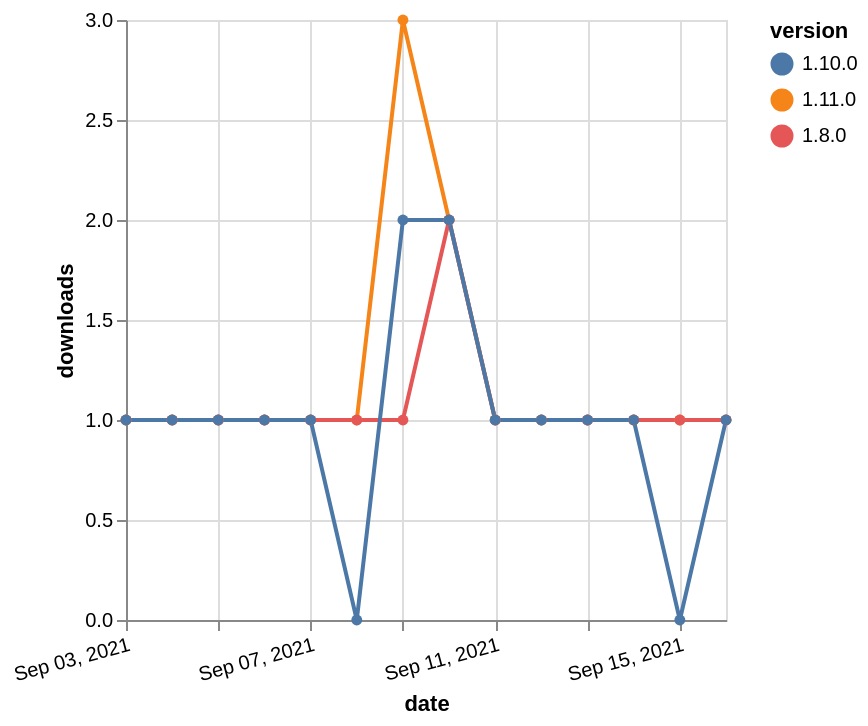

The Vega-Lite source for this figure:
### Vega-Lite specification from a JSON file in a GitHub repository (floating-point values rounded to 4 significant figures)
{"$schema": "https://vega.github.io/schema/vega-lite/v5.json", "description": "A simple bar chart with embedded data.", "data": {"values": [{"date": "2021-09-03", "total": 191, "delta": 1, "version": "1.11.0"}, {"date": "2021-09-04", "total": 192, "delta": 1, "version": "1.11.0"}, {"date": "2021-09-05", "total": 193, "delta": 1, "version": "1.11.0"}, {"date": "2021-09-06", "total": 194, "delta": 1, "version": "1.11.0"}, {"date": "2021-09-07", "total": 195, "delta": 1, "version": "1.11.0"}, {"date": "2021-09-08", "total": 196, "delta": 1, "version": "1.11.0"}, {"date": "2021-09-09", "total": 199, "delta": 3, "version": "1.11.0"}, {"date": "2021-09-10", "total": 201, "delta": 2, "version": "1.11.0"}, {"date": "2021-09-11", "total": 202, "delta": 1, "version": "1.11.0"}, {"date": "2021-09-12", "total": 203, "delta": 1, "version": "1.11.0"}, {"date": "2021-09-13", "total": 204, "delta": 1, "version": "1.11.0"}, {"date": "2021-09-14", "total": 205, "delta": 1, "version": "1.11.0"}, {"date": "2021-09-15", "total": 206, "delta": 1, "version": "1.11.0"}, {"date": "2021-09-16", "total": 207, "delta": 1, "version": "1.11.0"}, {"date": "2021-09-03", "total": 253, "delta": 1, "version": "1.8.0"}, {"date": "2021-09-04", "total": 254, "delta": 1, "version": "1.8.0"}, {"date": "2021-09-05", "total": 255, "delta": 1, "version": "1.8.0"}, {"date": "2021-09-06", "total": 256, "delta": 1, "version": "1.8.0"}, {"date": "2021-09-07", "total": 257, "delta": 1, "version": "1.8.0"}, {"date": "2021-09-08", "total": 258, "delta": 1, "version": "1.8.0"}, {"date": "2021-09-09", "total": 259, "delta": 1, "version": "1.8.0"}, {"date": "2021-09-10", "total": 261, "delta": 2, "version": "1.8.0"}, {"date": "2021-09-11", "total": 262, "delta": 1, "version": "1.8.0"}, {"date": "2021-09-12", "total": 263, "delta": 1, "version": "1.8.0"}, {"date": "2021-09-13", "total": 264, "delta": 1, "version": "1.8.0"}, {"date": "2021-09-14", "total": 265, "delta": 1, "version": "1.8.0"}, {"date": "2021-09-15", "total": 266, "delta": 1, "version": "1.8.0"}, {"date": "2021-09-16", "total": 267, "delta": 1, "version": "1.8.0"}, {"date": "2021-09-03", "total": 201, "delta": 1, "version": "1.10.0"}, {"date": "2021-09-04", "total": 202, "delta": 1, "version": "1.10.0"}, {"date": "2021-09-05", "total": 203, "delta": 1, "version": "1.10.0"}, {"date": "2021-09-06", "total": 204, "delta": 1, "version": "1.10.0"}, {"date": "2021-09-07", "total": 205, "delta": 1, "version": "1.10.0"}, {"date": "2021-09-08", "total": 205, "delta": 0, "version": "1.10.0"}, {"date": "2021-09-09", "total": 207, "delta": 2, "version": "1.10.0"}, {"date": "2021-09-10", "total": 209, "delta": 2, "version": "1.10.0"}, {"date": "2021-09-11", "total": 210, "delta": 1, "version": "1.10.0"}, {"date": "2021-09-12", "total": 211, "delta": 1, "version": "1.10.0"}, {"date": "2021-09-13", "total": 212, "delta": 1, "version": "1.10.0"}, {"date": "2021-09-14", "total": 213, "delta": 1, "version": "1.10.0"}, {"date": "2021-09-15", "total": 213, "delta": 0, "version": "1.10.0"}, {"date": "2021-09-16", "total": 214, "delta": 1, "version": "1.10.0"}]}, "width": "container", "mark": {"type": "line", "point": {"filled": true}}, "encoding": {"x": {"field": "date", "type": "temporal", "timeUnit": "yearmonthdate", "title": "date", "axis": {"labelAngle": -15}}, "y": {"field": "delta", "type": "quantitative", "title": "downloads"}, "color": {"field": "version", "type": "nominal"}, "tooltip": {"field": "delta"}}}
